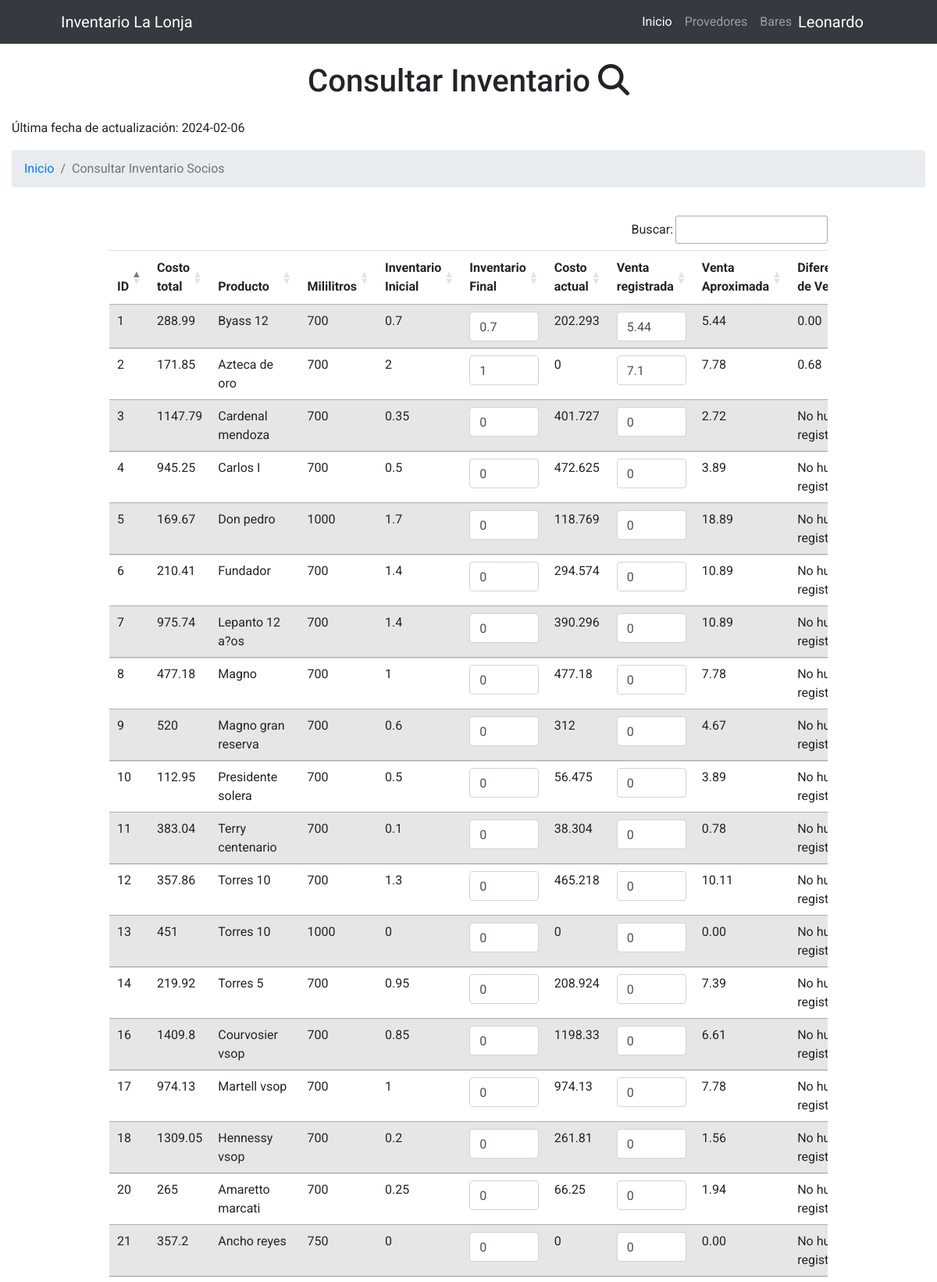
Screenshot of /cotillon.php (signed in, upper part) with the database file from the repository.
### tables this page shows
CREATE TABLE `cotillon` (
  `id_cotillon` int(20) NOT NULL,
  `costo_tot` float NOT NULL,
  `producto` varchar(100) NOT NULL,
  `mililitros` float NOT NULL,
  `i_i` float NOT NULL,
  `i_f` float NOT NULL,
  `costo_act` float NOT NULL,
  `venta_r` float NOT NULL,
  `fecha_actualizacion` date DEFAULT NULL,
  `temp_venta_aproximada` decimal(10,2) DEFAULT NULL,
  `temp_diferencia_venta` decimal(10,2) DEFAULT NULL
);

### cotillon.php (the view, shortened to what this page needs)
<?php
include('conexion.php');
$consulta_inventario = "SELECT * FROM cotillon";
$resultado_inventario = $mysqli->query($consulta_inventario);
$consulta_fecha = "SELECT fecha_actualizacion FROM cotillon ORDER BY fecha_actualizacion DESC LIMIT 1";
$resultado_fecha = $mysqli->query($consulta_fecha);
if ($resultado_fecha && $resultado_fecha->num_rows > 0) {
    $fila_fecha = $resultado_fecha->fetch_assoc();
    $ultima_fecha_actualizacion = $fila_fecha['fecha_actualizacion'];
} else {
    $ultima_fecha_actualizacion = "No hay fecha de actualización disponible";
}
?>
  <!DOCTYPE html>
  <html>
  <head>
      <link href="https://cdn.jsdelivr.net/npm/bootstrap@5.3.1/dist/css/bootstrap.min.css" rel="stylesheet">
  <link rel="stylesheet" href="https://maxcdn.bootstrapcdn.com/bootstrap/4.5.2/css/bootstrap.min.css">
    <link href="https://cdn.jsdelivr.net/npm/bootstrap@5.2.1/dist/css/bootstrap.min.css" rel="stylesheet"
>
  <link rel="stylesheet" href="https://maxcdn.bootstrapcdn.com/bootstrap/4.5.2/css/bootstrap.min.css">
    <link rel="stylesheet" href="https://cdnjs.cloudflare.com/ajax/libs/font-awesome/6.4.2/css/all.min.css" />
    <link rel="stylesheet" type="text/css" href="//cdn.datatables.net/1.13.6/css/jquery.dataTables.min.css">
  <header style="font-family: Roboto;">
  <nav class="navbar navbar-expand-lg navbar-dark bg-dark">
              <div class="container px-5">
                  <a class="navbar-brand" href="#!">Inventario La Lonja</a>
                  <div class="collapse navbar-collapse" id="navbarSupportedContent">
                      <ul class="navbar-nav ms-auto mb-2 mb-lg-0">
                          <li class="nav-item"><a class="nav-link active" aria-current="page" href="index.php">Inicio</a></li>
                          <li class="nav-item"><a class="nav-link" href="creaProvedor.php">Provedores</a></li>
                          <li class="nav-item"><a class="nav-link" href="#!">Bares</a></li>
                      </ul>
                  </div>
                  <a class="navbar-brand" href="#" id="open-modal"><?php  echo isset($_SESSION['nombre']) ? $_SESSION['nombre'] : header("Location: pagueErrorlogin.php"); ?></a>
              </div>
          </nav>
    </header>
  <br>
  </head>
  <body style="font-family: Roboto;">
  <div class="container">
  <h1 style="font-size: bold; text-align: center;">Consultar Inventario <i class="fa-solid fa-magnifying-glass"></i></h1>
  </div>
  <div class="container-fluid mt-3">
    <div>
        <p>Última fecha de actualización: <?php echo $ultima_fecha_actualizacion; ?></p>
    </div>
    <nav aria-label="breadcrumb">
        <ol class="breadcrumb">
            <li class="breadcrumb-item"><a href="index.php">Inicio</a></li>
            <li class="breadcrumb-item active" aria-current="page">Consultar Inventario Socios</li>
        </ol>
    </nav>
</div>
  <div class="container2">
    <div class="table-responsive">
        <form method="POST" action="">
            <table class="table table-striped" id="table" style="width: 100%;">
                <thead>
                <tr>
                    <th>ID</th>
                    <th>Costo total</th>
                    <th>Producto</th>
                    <th>Mililitros</th>
                    <th>Inventario Inicial</th>
                    <th>Inventario Final</th>
                    <th>Costo actual</th>
                    <th>Venta registrada</th>
                    <th>Venta Aproximada</th>
                    <th>Diferencia de Venta</th>
                </tr>
                </thead>
                <tbody>
                <?php while ($info_inventario = $resultado_inventario->fetch_assoc()): ?>
                    <tr>
                        <td><?php echo $info_inventario['id_cotillon']; ?></td>
                        <td><?php echo $info_inventario['costo_tot']; ?></td>
                        <td><?php echo $info_inventario['producto']; ?></td>
                        <td><?php echo $info_inventario['mililitros']; ?></td>
                        <td><?php echo $info_inventario['i_i']; ?></td>
                        <td>
                            <input type="text" name="i_f[]" value="<?php echo $info_inventario['i_f']; ?>" class="form-control form-control-md">
                        </td>
                        <td><?php echo $info_inventario['costo_act']; ?></td>
                        <td>
                            <input type="text" name="venta_r[]" value="<?php echo $info_inventario['venta_r']; ?>"class="form-control form-control-md">
                        </td>
                        <td>
                          <?php
                          $diferencia_ml = ($info_inventario['mililitros'] * $info_inventario['i_i']) - ($info_inventario['mililitros'] * $info_inventario['i_f']);
                          $venta_aproximada = ($diferencia_ml != 0) ? $diferencia_ml / 90 : ($info_inventario['mililitros']*$info_inventario['i_i'])/90;
                          echo number_format($venta_aproximada, 2);
                          ?>
                      </td>
                      <td><?php if($info_inventario['venta_r']==0){
                      echo "No hubo registros";
                    }else{
                      $diferencia_ml = ($info_inventario['mililitros'] * $info_inventario['i_i']) - ($info_inventario['mililitros'] * $info_inventario['i_f']);
                      $venta_aproximada = ($diferencia_ml != 0) ? $diferencia_ml / 90 : ($info_inventario['mililitros'] * $info_inventario['i_i']) / 90;
                      $diferencia_venta = $venta_aproximada - $info_inventario['venta_r'];
                      echo number_format($diferencia_venta, 2);
                    } ?></td>
                    </tr>
                <?php endwhile; ?>
                </tbody>
            </table>
             </form>
    </div>
</div>
  </body>
  </html>

### cotillon.php (style rules this page uses)
.container { margin: 0% auto; align-items: center; justify-content: center; display: flex; }
.container2 { width: 80%; margin: 0 auto; background-color: #ffffff; padding: 20px; border-radius: 10px; }

### rows the page displays
cotillon: id_cotillon "1", costo_tot "288.99", producto "Byass 12", mililitros "700", i_i "0.7", i_f "0.7", costo_act "202.293", venta_r "5.44", venta_aproximada "5.44", diferencia_venta "0.00"
cotillon: id_cotillon "2", costo_tot "171.85", producto "Azteca de oro", mililitros "700", i_i "2", i_f "1", costo_act "0", venta_r "7.1", venta_aproximada "7.78", diferencia_venta "0.68"
cotillon: id_cotillon "3", costo_tot "1147.79", producto "Cardenal mendoza", mililitros "700", i_i "0.35", i_f "0", costo_act "401.727", venta_r "0", venta_aproximada "2.72", shows "No…"
cotillon: id_cotillon "4", costo_tot "945.25", producto "Carlos I", mililitros "700", i_i "0.5", i_f "0", costo_act "472.625", venta_r "0", venta_aproximada "3.89", shows "No…"
cotillon: id_cotillon "5", costo_tot "169.67", producto "Don pedro", mililitros "1000", i_i "1.7", i_f "0", costo_act "118.769", venta_r "0", venta_aproximada "18.89", shows "No…"
cotillon: id_cotillon "6", costo_tot "210.41", producto "Fundador", mililitros "700", i_i "1.4", i_f "0", costo_act "294.574", venta_r "0", venta_aproximada "10.89", shows "No…"
cotillon: id_cotillon "7", costo_tot "975.74", producto "Lepanto 12 a?os", mililitros "700", i_i "1.4", i_f "0", costo_act "390.296", venta_r "0", venta_aproximada "10.89", shows "No…"
cotillon: id_cotillon "8", costo_tot "477.18", producto "Magno", mililitros "700", i_i "1", i_f "0", costo_act "477.18", venta_r "0", venta_aproximada "7.78", shows "No…"
cotillon: id_cotillon "9", costo_tot "520", producto "Magno gran reserva", mililitros "700", i_i "0.6", i_f "0", costo_act "312", venta_r "0", venta_aproximada "4.67", shows "No…"
cotillon: id_cotillon "10", costo_tot "112.95", producto "Presidente solera", mililitros "700", i_i "0.5", i_f "0", costo_act "56.475", venta_r "0", venta_aproximada "3.89", shows "No…"
cotillon: id_cotillon "11", costo_tot "383.04", producto "Terry centenario", mililitros "700", i_i "0.1", i_f "0", costo_act "38.304", venta_r "0", venta_aproximada "0.78", shows "No…"
cotillon: id_cotillon "12", costo_tot "357.86", producto "Torres 10", mililitros "700", i_i "1.3", i_f "0", costo_act "465.218", venta_r "0", venta_aproximada "10.11", shows "No…"
cotillon: id_cotillon "13", costo_tot "451", producto "Torres 10", mililitros "1000", i_i "0", i_f "0", costo_act "0", venta_r "0", venta_aproximada "0.00", shows "No…"
cotillon: id_cotillon "14", costo_tot "219.92", producto "Torres 5", mililitros "700", i_i "0.95", i_f "0", costo_act "208.924", venta_r "0", venta_aproximada "7.39", shows "No…"
cotillon: id_cotillon "16", costo_tot "1409.8", producto "Courvosier vsop", mililitros "700", i_i "0.85", i_f "0", costo_act "1198.33", venta_r "0", venta_aproximada "6.61", shows "No…"
cotillon: id_cotillon "17", costo_tot "974.13", producto "Martell vsop", mililitros "700", i_i "1", i_f "0", costo_act "974.13", venta_r "0", venta_aproximada "7.78", shows "No…"
cotillon: id_cotillon "18", costo_tot "1309.05", producto "Hennessy vsop", mililitros "700", i_i "0.2", i_f "0", costo_act "261.81", venta_r "0", venta_aproximada "1.56", shows "No…"
cotillon: id_cotillon "20", costo_tot "265", producto "Amaretto marcati", mililitros "700", i_i "0.25", i_f "0", costo_act "66.25", venta_r "0", venta_aproximada "1.94", shows "No…"
cotillon: id_cotillon "21", costo_tot "357.2", producto "Ancho reyes", mililitros "750", i_i "0", i_f "0", costo_act "0", venta_r "0", venta_aproximada "0.00", shows "No…"

### other values shown
$_SESSION['nombre'] "Leonardo"
$ultima_fecha_actualizacion "2024-02-06"
